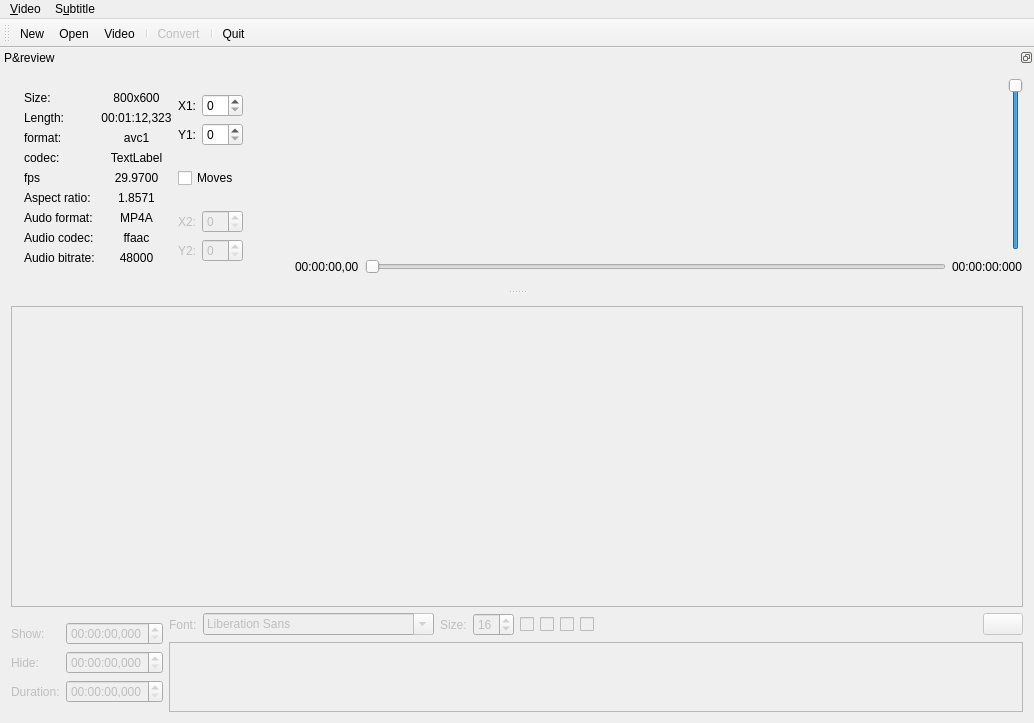
<?xml version="1.0" encoding="UTF-8"?>
<ui version="4.0">
 <class>MainWindow</class>
 <widget class="QMainWindow" name="MainWindow">
  <property name="windowModality">
   <enum>Qt::NonModal</enum>
  </property>
  <property name="enabled">
   <bool>true</bool>
  </property>
  <property name="geometry">
   <rect>
    <x>0</x>
    <y>0</y>
    <width>1034</width>
    <height>723</height>
   </rect>
  </property>
  <property name="windowTitle">
   <string>zNevis</string>
  </property>
  <property name="windowIcon">
   <iconset>
    <normaloff>icons/ffmpeg_large.png</normaloff>icons/ffmpeg_large.png</iconset>
  </property>
  <property name="unifiedTitleAndToolBarOnMac">
   <bool>false</bool>
  </property>
  <widget class="QWidget" name="centralWidget">
   <layout class="QVBoxLayout" name="verticalLayout_6" stretch="5,1">
    <item>
     <widget class="QTableWidget" name="tableWidget">
      <property name="enabled">
       <bool>false</bool>
      </property>
      <property name="font">
       <font>
        <pointsize>12</pointsize>
       </font>
      </property>
      <property name="frameShape">
       <enum>QFrame::StyledPanel</enum>
      </property>
      <property name="frameShadow">
       <enum>QFrame::Sunken</enum>
      </property>
      <property name="sizeAdjustPolicy">
       <enum>QAbstractScrollArea::AdjustToContents</enum>
      </property>
      <property name="editTriggers">
       <set>QAbstractItemView::NoEditTriggers</set>
      </property>
      <property name="tabKeyNavigation">
       <bool>false</bool>
      </property>
      <property name="showDropIndicator" stdset="0">
       <bool>false</bool>
      </property>
      <property name="dragDropOverwriteMode">
       <bool>false</bool>
      </property>
      <property name="alternatingRowColors">
       <bool>true</bool>
      </property>
      <property name="selectionMode">
       <enum>QAbstractItemView::SingleSelection</enum>
      </property>
      <property name="selectionBehavior">
       <enum>QAbstractItemView::SelectRows</enum>
      </property>
      <property name="showGrid">
       <bool>true</bool>
      </property>
      <property name="gridStyle">
       <enum>Qt::SolidLine</enum>
      </property>
      <property name="sortingEnabled">
       <bool>false</bool>
      </property>
      <property name="wordWrap">
       <bool>false</bool>
      </property>
      <property name="cornerButtonEnabled">
       <bool>false</bool>
      </property>
      <property name="rowCount">
       <number>0</number>
      </property>
     </widget>
    </item>
    <item>
     <layout class="QHBoxLayout" name="horizontalLayout_2">
      <item>
       <layout class="QVBoxLayout" name="verticalLayout_5">
        <item>
         <layout class="QVBoxLayout" name="verticalLayout_4">
          <item>
           <layout class="QHBoxLayout" name="horizontalLayout_4">
            <item>
             <widget class="QLabel" name="showLabel">
              <property name="enabled">
               <bool>false</bool>
              </property>
              <property name="text">
               <string>Show:</string>
              </property>
             </widget>
            </item>
            <item>
             <widget class="QTimeEdit" name="showTimeEdit">
              <property name="enabled">
               <bool>false</bool>
              </property>
              <property name="buttonSymbols">
               <enum>QAbstractSpinBox::UpDownArrows</enum>
              </property>
              <property name="showGroupSeparator" stdset="0">
               <bool>false</bool>
              </property>
              <property name="maximumTime">
               <time>
                <hour>23</hour>
                <minute>59</minute>
                <second>59</second>
               </time>
              </property>
              <property name="currentSection">
               <enum>QDateTimeEdit::HourSection</enum>
              </property>
              <property name="displayFormat">
               <string>hh:mm:ss,zzz</string>
              </property>
              <property name="timeSpec">
               <enum>Qt::LocalTime</enum>
              </property>
              <property name="time">
               <time>
                <hour>0</hour>
                <minute>0</minute>
                <second>0</second>
               </time>
              </property>
             </widget>
            </item>
           </layout>
          </item>
          <item>
           <layout class="QHBoxLayout" name="horizontalLayout_5">
            <item>
             <widget class="QLabel" name="hideLabel">
              <property name="enabled">
               <bool>false</bool>
              </property>
              <property name="text">
               <string>Hide:</string>
              </property>
             </widget>
            </item>
            <item>
             <widget class="QTimeEdit" name="hideTimeEdit">
              <property name="enabled">
               <bool>false</bool>
              </property>
              <property name="currentSection">
               <enum>QDateTimeEdit::HourSection</enum>
              </property>
              <property name="displayFormat">
               <string>hh:mm:ss,zzz</string>
              </property>
              <property name="timeSpec">
               <enum>Qt::LocalTime</enum>
              </property>
              <property name="time">
               <time>
                <hour>0</hour>
                <minute>0</minute>
                <second>0</second>
               </time>
              </property>
             </widget>
            </item>
           </layout>
          </item>
          <item>
           <layout class="QHBoxLayout" name="horizontalLayout_6">
            <item>
             <widget class="QLabel" name="durationLabel">
              <property name="enabled">
               <bool>false</bool>
              </property>
              <property name="text">
               <string>Duration:</string>
              </property>
             </widget>
            </item>
            <item>
             <widget class="QTimeEdit" name="durationTimeEdit">
              <property name="enabled">
               <bool>false</bool>
              </property>
              <property name="currentSection">
               <enum>QDateTimeEdit::HourSection</enum>
              </property>
              <property name="displayFormat">
               <string>hh:mm:ss,zzz</string>
              </property>
             </widget>
            </item>
           </layout>
          </item>
         </layout>
        </item>
       </layout>
      </item>
      <item>
       <layout class="QVBoxLayout" name="verticalLayout">
        <item>
         <layout class="QHBoxLayout" name="horizontalLayout">
          <item>
           <widget class="QLabel" name="fontLabel">
            <property name="enabled">
             <bool>false</bool>
            </property>
            <property name="text">
             <string>Font:</string>
            </property>
           </widget>
          </item>
          <item>
           <widget class="QFontComboBox" name="fontComboBox">
            <property name="enabled">
             <bool>false</bool>
            </property>
           </widget>
          </item>
          <item>
           <widget class="QLabel" name="sizeLabel">
            <property name="enabled">
             <bool>false</bool>
            </property>
            <property name="text">
             <string>Size:</string>
            </property>
           </widget>
          </item>
          <item>
           <widget class="QSpinBox" name="sizeSpinBox">
            <property name="enabled">
             <bool>false</bool>
            </property>
            <property name="value">
             <number>16</number>
            </property>
           </widget>
          </item>
          <item>
           <widget class="QCheckBox" name="boldCheckBox">
            <property name="enabled">
             <bool>false</bool>
            </property>
            <property name="font">
             <font>
              <weight>50</weight>
              <bold>false</bold>
             </font>
            </property>
            <property name="text">
             <string/>
            </property>
            <property name="icon">
             <iconset resource="zNevis.qrc">
              <normaloff>:/Breeze/icons/bold.svg</normaloff>:/Breeze/icons/bold.svg</iconset>
            </property>
            <property name="tristate">
             <bool>false</bool>
            </property>
           </widget>
          </item>
          <item>
           <widget class="QCheckBox" name="italicCheckBox">
            <property name="enabled">
             <bool>false</bool>
            </property>
            <property name="text">
             <string/>
            </property>
            <property name="icon">
             <iconset resource="zNevis.qrc">
              <normaloff>:/Breeze/icons/italic.svg</normaloff>:/Breeze/icons/italic.svg</iconset>
            </property>
           </widget>
          </item>
          <item>
           <widget class="QCheckBox" name="underlineCheckBox">
            <property name="enabled">
             <bool>false</bool>
            </property>
            <property name="text">
             <string/>
            </property>
            <property name="icon">
             <iconset resource="zNevis.qrc">
              <normaloff>:/Breeze/icons/underline.svg</normaloff>:/Breeze/icons/underline.svg</iconset>
            </property>
           </widget>
          </item>
          <item>
           <widget class="QCheckBox" name="strikeOutCheckBox">
            <property name="enabled">
             <bool>false</bool>
            </property>
            <property name="text">
             <string/>
            </property>
            <property name="icon">
             <iconset resource="zNevis.qrc">
              <normaloff>:/Breeze/icons/strikeout.svg</normaloff>:/Breeze/icons/strikeout.svg</iconset>
            </property>
           </widget>
          </item>
          <item>
           <spacer name="horizontalSpacer">
            <property name="orientation">
             <enum>Qt::Horizontal</enum>
            </property>
            <property name="sizeHint" stdset="0">
             <size>
              <width>40</width>
              <height>20</height>
             </size>
            </property>
           </spacer>
          </item>
          <item>
           <widget class="QPushButton" name="colorButton">
            <property name="enabled">
             <bool>false</bool>
            </property>
            <property name="statusTip">
             <string>Choose line color</string>
            </property>
            <property name="whatsThis">
             <string>Pick a color for current line</string>
            </property>
            <property name="text">
             <string/>
            </property>
            <property name="icon">
             <iconset resource="zNevis.qrc">
              <normaloff>:/Breeze/icons/color.svg</normaloff>:/Breeze/icons/color.svg</iconset>
            </property>
            <property name="iconSize">
             <size>
              <width>32</width>
              <height>32</height>
             </size>
            </property>
           </widget>
          </item>
         </layout>
        </item>
        <item>
         <widget class="QTextEdit" name="textEdit">
          <property name="enabled">
           <bool>false</bool>
          </property>
          <property name="font">
           <font>
            <pointsize>12</pointsize>
           </font>
          </property>
         </widget>
        </item>
       </layout>
      </item>
     </layout>
    </item>
   </layout>
  </widget>
  <widget class="QToolBar" name="toolBar">
   <property name="enabled">
    <bool>true</bool>
   </property>
   <property name="windowTitle">
    <string>toolBar</string>
   </property>
   <property name="iconSize">
    <size>
     <width>16</width>
     <height>16</height>
    </size>
   </property>
   <property name="toolButtonStyle">
    <enum>Qt::ToolButtonTextBesideIcon</enum>
   </property>
   <property name="floatable">
    <bool>false</bool>
   </property>
   <attribute name="toolBarArea">
    <enum>TopToolBarArea</enum>
   </attribute>
   <attribute name="toolBarBreak">
    <bool>false</bool>
   </attribute>
   <addaction name="actionNewSubtitle"/>
   <addaction name="actionOpenSubtitle"/>
   <addaction name="actionOpenVideo"/>
   <addaction name="separator"/>
   <addaction name="actionConvert"/>
   <addaction name="separator"/>
   <addaction name="actionQuit"/>
  </widget>
  <widget class="QDockWidget" name="dockWidget">
   <property name="enabled">
    <bool>true</bool>
   </property>
   <property name="floating">
    <bool>false</bool>
   </property>
   <property name="features">
    <set>QDockWidget::DockWidgetFloatable|QDockWidget::DockWidgetMovable</set>
   </property>
   <property name="allowedAreas">
    <set>Qt::AllDockWidgetAreas</set>
   </property>
   <property name="windowTitle">
    <string>P&amp;review</string>
   </property>
   <attribute name="dockWidgetArea">
    <number>4</number>
   </attribute>
   <widget class="QWidget" name="dockWidgetContents">
    <layout class="QHBoxLayout" name="horizontalLayout_8" stretch="0,0,1">
     <item>
      <layout class="QVBoxLayout" name="verticalLayout_7">
       <item>
        <spacer name="verticalSpacer_4">
         <property name="orientation">
          <enum>Qt::Vertical</enum>
         </property>
         <property name="sizeHint" stdset="0">
          <size>
           <width>17</width>
           <height>13</height>
          </size>
         </property>
        </spacer>
       </item>
       <item>
        <layout class="QGridLayout" name="gridLayout">
         <item row="5" column="1">
          <widget class="QLabel" name="videoAspectIdLabel">
           <property name="text">
            <string>Aspect ratio:</string>
           </property>
          </widget>
         </item>
         <item row="7" column="1">
          <widget class="QLabel" name="audioCodecIdLabel">
           <property name="text">
            <string>Audio codec:</string>
           </property>
          </widget>
         </item>
         <item row="1" column="2">
          <widget class="QLabel" name="videoLengthLabel">
           <property name="text">
            <string>00:01:12,323</string>
           </property>
           <property name="alignment">
            <set>Qt::AlignCenter</set>
           </property>
          </widget>
         </item>
         <item row="6" column="0">
          <widget class="QLabel" name="audioIdLabel">
           <property name="text">
            <string/>
           </property>
           <property name="pixmap">
            <pixmap resource="zNevis.qrc">:/Breeze/icons/audio-id.svg</pixmap>
           </property>
           <property name="scaledContents">
            <bool>false</bool>
           </property>
           <property name="alignment">
            <set>Qt::AlignCenter</set>
           </property>
          </widget>
         </item>
         <item row="6" column="1">
          <widget class="QLabel" name="audioFormatIdLabel">
           <property name="text">
            <string>Audo format:</string>
           </property>
          </widget>
         </item>
         <item row="7" column="0">
          <widget class="QLabel" name="audioIdLabel_2">
           <property name="text">
            <string/>
           </property>
           <property name="pixmap">
            <pixmap resource="zNevis.qrc">:/Breeze/icons/audio-id.svg</pixmap>
           </property>
           <property name="scaledContents">
            <bool>false</bool>
           </property>
           <property name="alignment">
            <set>Qt::AlignCenter</set>
           </property>
          </widget>
         </item>
         <item row="3" column="1">
          <widget class="QLabel" name="videoCodecIdLabel">
           <property name="text">
            <string>codec:</string>
           </property>
          </widget>
         </item>
         <item row="6" column="2">
          <widget class="QLabel" name="audioFormatLabel">
           <property name="text">
            <string>MP4A</string>
           </property>
           <property name="alignment">
            <set>Qt::AlignCenter</set>
           </property>
          </widget>
         </item>
         <item row="5" column="2">
          <widget class="QLabel" name="videoAspectLabel">
           <property name="text">
            <string>1.8571</string>
           </property>
           <property name="alignment">
            <set>Qt::AlignCenter</set>
           </property>
          </widget>
         </item>
         <item row="1" column="1">
          <widget class="QLabel" name="videoLengthIdLabel">
           <property name="text">
            <string>Length:</string>
           </property>
          </widget>
         </item>
         <item row="2" column="1">
          <widget class="QLabel" name="videoFormatIdLabel">
           <property name="text">
            <string>format:</string>
           </property>
          </widget>
         </item>
         <item row="1" column="0">
          <widget class="QLabel" name="videoIdLabel_2">
           <property name="text">
            <string/>
           </property>
           <property name="pixmap">
            <pixmap resource="zNevis.qrc">:/Breeze/icons/video-id.svg</pixmap>
           </property>
           <property name="scaledContents">
            <bool>false</bool>
           </property>
           <property name="alignment">
            <set>Qt::AlignCenter</set>
           </property>
          </widget>
         </item>
         <item row="8" column="1">
          <widget class="QLabel" name="audioBitrateIdLabel">
           <property name="text">
            <string>Audio bitrate:</string>
           </property>
          </widget>
         </item>
         <item row="4" column="0">
          <widget class="QLabel" name="videoIdLabel_6">
           <property name="text">
            <string/>
           </property>
           <property name="pixmap">
            <pixmap resource="zNevis.qrc">:/Breeze/icons/video-id.svg</pixmap>
           </property>
           <property name="scaledContents">
            <bool>false</bool>
           </property>
           <property name="alignment">
            <set>Qt::AlignCenter</set>
           </property>
          </widget>
         </item>
         <item row="8" column="0">
          <widget class="QLabel" name="audioIdLabel_3">
           <property name="text">
            <string/>
           </property>
           <property name="pixmap">
            <pixmap resource="zNevis.qrc">:/Breeze/icons/audio-id.svg</pixmap>
           </property>
           <property name="scaledContents">
            <bool>false</bool>
           </property>
           <property name="alignment">
            <set>Qt::AlignCenter</set>
           </property>
          </widget>
         </item>
         <item row="8" column="2">
          <widget class="QLabel" name="audioBitrateLabel">
           <property name="text">
            <string>48000</string>
           </property>
           <property name="alignment">
            <set>Qt::AlignCenter</set>
           </property>
          </widget>
         </item>
         <item row="7" column="2">
          <widget class="QLabel" name="audioCodecLabel">
           <property name="text">
            <string>ffaac</string>
           </property>
           <property name="alignment">
            <set>Qt::AlignCenter</set>
           </property>
          </widget>
         </item>
         <item row="4" column="1">
          <widget class="QLabel" name="videoFpsIdLabel">
           <property name="text">
            <string>fps</string>
           </property>
          </widget>
         </item>
         <item row="3" column="0">
          <widget class="QLabel" name="videoIdLabel_5">
           <property name="text">
            <string/>
           </property>
           <property name="pixmap">
            <pixmap resource="zNevis.qrc">:/Breeze/icons/video-id.svg</pixmap>
           </property>
           <property name="scaledContents">
            <bool>false</bool>
           </property>
           <property name="alignment">
            <set>Qt::AlignCenter</set>
           </property>
          </widget>
         </item>
         <item row="0" column="2">
          <widget class="QLabel" name="videoSizeLabel">
           <property name="text">
            <string>800x600</string>
           </property>
           <property name="alignment">
            <set>Qt::AlignCenter</set>
           </property>
          </widget>
         </item>
         <item row="0" column="0">
          <widget class="QLabel" name="videoIdLabel">
           <property name="text">
            <string/>
           </property>
           <property name="pixmap">
            <pixmap resource="zNevis.qrc">:/Breeze/icons/video-id.svg</pixmap>
           </property>
           <property name="scaledContents">
            <bool>false</bool>
           </property>
           <property name="alignment">
            <set>Qt::AlignCenter</set>
           </property>
          </widget>
         </item>
         <item row="3" column="2">
          <widget class="QLabel" name="videoCodecLabel">
           <property name="text">
            <string>TextLabel</string>
           </property>
           <property name="alignment">
            <set>Qt::AlignCenter</set>
           </property>
          </widget>
         </item>
         <item row="4" column="2">
          <widget class="QLabel" name="videoFpsLabel">
           <property name="text">
            <string>29.9700</string>
           </property>
           <property name="alignment">
            <set>Qt::AlignCenter</set>
           </property>
          </widget>
         </item>
         <item row="2" column="0">
          <widget class="QLabel" name="videoIdLabel_4">
           <property name="text">
            <string/>
           </property>
           <property name="pixmap">
            <pixmap resource="zNevis.qrc">:/Breeze/icons/video-id.svg</pixmap>
           </property>
           <property name="scaledContents">
            <bool>false</bool>
           </property>
           <property name="alignment">
            <set>Qt::AlignCenter</set>
           </property>
          </widget>
         </item>
         <item row="0" column="1">
          <widget class="QLabel" name="videoSizeIdLabel">
           <property name="text">
            <string>Size:</string>
           </property>
          </widget>
         </item>
         <item row="2" column="2">
          <widget class="QLabel" name="videoFormatLabel">
           <property name="text">
            <string>avc1</string>
           </property>
           <property name="alignment">
            <set>Qt::AlignCenter</set>
           </property>
          </widget>
         </item>
         <item row="5" column="0">
          <widget class="QLabel" name="videoIdLabel_7">
           <property name="text">
            <string/>
           </property>
           <property name="pixmap">
            <pixmap resource="zNevis.qrc">:/Breeze/icons/video-id.svg</pixmap>
           </property>
           <property name="scaledContents">
            <bool>false</bool>
           </property>
           <property name="alignment">
            <set>Qt::AlignCenter</set>
           </property>
          </widget>
         </item>
        </layout>
       </item>
       <item>
        <spacer name="verticalSpacer_3">
         <property name="orientation">
          <enum>Qt::Vertical</enum>
         </property>
         <property name="sizeHint" stdset="0">
          <size>
           <width>14</width>
           <height>13</height>
          </size>
         </property>
        </spacer>
       </item>
      </layout>
     </item>
     <item>
      <layout class="QVBoxLayout" name="verticalLayout_3">
       <item>
        <layout class="QGridLayout" name="gridLayout_2">
         <item row="0" column="0">
          <widget class="QLabel" name="label">
           <property name="text">
            <string>X1:</string>
           </property>
          </widget>
         </item>
         <item row="0" column="1">
          <widget class="QSpinBox" name="spinBox"/>
         </item>
         <item row="1" column="0">
          <widget class="QLabel" name="label_2">
           <property name="text">
            <string>Y1:</string>
           </property>
          </widget>
         </item>
         <item row="1" column="1">
          <widget class="QSpinBox" name="spinBox_2"/>
         </item>
        </layout>
       </item>
       <item>
        <widget class="QCheckBox" name="checkBox">
         <property name="text">
          <string>Moves</string>
         </property>
        </widget>
       </item>
       <item>
        <layout class="QGridLayout" name="gridLayout_3">
         <item row="0" column="0">
          <widget class="QLabel" name="label_3">
           <property name="enabled">
            <bool>false</bool>
           </property>
           <property name="text">
            <string>X2:</string>
           </property>
          </widget>
         </item>
         <item row="0" column="1">
          <widget class="QSpinBox" name="spinBox_3">
           <property name="enabled">
            <bool>false</bool>
           </property>
          </widget>
         </item>
         <item row="1" column="0">
          <widget class="QLabel" name="label_4">
           <property name="enabled">
            <bool>false</bool>
           </property>
           <property name="text">
            <string>Y2:</string>
           </property>
          </widget>
         </item>
         <item row="1" column="1">
          <widget class="QSpinBox" name="spinBox_4">
           <property name="enabled">
            <bool>false</bool>
           </property>
          </widget>
         </item>
        </layout>
       </item>
      </layout>
     </item>
     <item>
      <layout class="QVBoxLayout" name="verticalLayout_8">
       <item>
        <layout class="QHBoxLayout" name="horizontalLayout_3" stretch="1,0">
         <item>
          <widget class="QWidget" name="mplayerWidget" native="true">
           <property name="enabled">
            <bool>false</bool>
           </property>
           <property name="cursor">
            <cursorShape>ArrowCursor</cursorShape>
           </property>
           <zorder></zorder>
          </widget>
         </item>
         <item>
          <layout class="QVBoxLayout" name="verticalLayout_2">
           <item>
            <widget class="QSlider" name="volumeSlider">
             <property name="maximum">
              <number>100</number>
             </property>
             <property name="singleStep">
              <number>1</number>
             </property>
             <property name="pageStep">
              <number>5</number>
             </property>
             <property name="value">
              <number>100</number>
             </property>
             <property name="orientation">
              <enum>Qt::Vertical</enum>
             </property>
            </widget>
           </item>
          </layout>
         </item>
        </layout>
       </item>
       <item>
        <layout class="QHBoxLayout" name="horizontalLayout_7">
         <item>
          <widget class="QPushButton" name="playPauseButton">
           <property name="sizePolicy">
            <sizepolicy hsizetype="Maximum" vsizetype="Maximum">
             <horstretch>0</horstretch>
             <verstretch>0</verstretch>
            </sizepolicy>
           </property>
           <property name="text">
            <string/>
           </property>
           <property name="icon">
            <iconset resource="zNevis.qrc">
             <normaloff>:/Breeze/icons/media_play.svg</normaloff>:/Breeze/icons/media_play.svg</iconset>
           </property>
           <property name="iconSize">
            <size>
             <width>32</width>
             <height>32</height>
            </size>
           </property>
           <property name="shortcut">
            <string>Ctrl+Space</string>
           </property>
           <property name="checkable">
            <bool>false</bool>
           </property>
           <property name="checked">
            <bool>false</bool>
           </property>
           <property name="default">
            <bool>true</bool>
           </property>
           <property name="flat">
            <bool>true</bool>
           </property>
          </widget>
         </item>
         <item>
          <widget class="QLabel" name="positionLabel">
           <property name="text">
            <string>00:00:00,00</string>
           </property>
          </widget>
         </item>
         <item>
          <widget class="QSlider" name="positionSlider">
           <property name="singleStep">
            <number>1000</number>
           </property>
           <property name="pageStep">
            <number>3000</number>
           </property>
           <property name="tracking">
            <bool>true</bool>
           </property>
           <property name="orientation">
            <enum>Qt::Horizontal</enum>
           </property>
           <property name="tickPosition">
            <enum>QSlider::NoTicks</enum>
           </property>
           <property name="tickInterval">
            <number>0</number>
           </property>
          </widget>
         </item>
         <item>
          <widget class="QLabel" name="lengthLabel">
           <property name="text">
            <string>00:00:00:000</string>
           </property>
          </widget>
         </item>
        </layout>
       </item>
      </layout>
     </item>
    </layout>
   </widget>
  </widget>
  <widget class="QMenuBar" name="menuBar">
   <property name="geometry">
    <rect>
     <x>0</x>
     <y>0</y>
     <width>1034</width>
     <height>19</height>
    </rect>
   </property>
   <widget class="QMenu" name="menu_Subtitle">
    <property name="title">
     <string>S&amp;ubtitle</string>
    </property>
    <widget class="QMenu" name="menu_Recent_subtitles">
     <property name="title">
      <string>&amp;Recent subtitles</string>
     </property>
     <addaction name="action_1"/>
     <addaction name="action_2"/>
    </widget>
    <addaction name="actionNewSubtitle"/>
    <addaction name="actionOpenSubtitle"/>
    <addaction name="menu_Recent_subtitles"/>
   </widget>
   <widget class="QMenu" name="menu_Video">
    <property name="title">
     <string>&amp;Video</string>
    </property>
    <addaction name="actionOpenVideo"/>
   </widget>
   <addaction name="menu_Video"/>
   <addaction name="menu_Subtitle"/>
  </widget>
  <action name="actionOpenSubtitle">
   <property name="enabled">
    <bool>true</bool>
   </property>
   <property name="icon">
    <iconset resource="zNevis.qrc">
     <normaloff>:/Breeze/icons/open_document.svg</normaloff>:/Breeze/icons/open_document.svg</iconset>
   </property>
   <property name="text">
    <string>&amp;Open</string>
   </property>
   <property name="toolTip">
    <string>Open an existing subtitle file</string>
   </property>
   <property name="shortcut">
    <string>Ctrl+O</string>
   </property>
  </action>
  <action name="actionQuit">
   <property name="icon">
    <iconset resource="zNevis.qrc">
     <normaloff>:/Breeze/icons/exit.svg</normaloff>:/Breeze/icons/exit.svg</iconset>
   </property>
   <property name="text">
    <string>&amp;Quit</string>
   </property>
   <property name="toolTip">
    <string>Quit application</string>
   </property>
   <property name="shortcut">
    <string>Ctrl+Q</string>
   </property>
  </action>
  <action name="actionConvert">
   <property name="enabled">
    <bool>false</bool>
   </property>
   <property name="icon">
    <iconset resource="zNevis.qrc">
     <normaloff>:/Breeze/icons/convert.png</normaloff>:/Breeze/icons/convert.png</iconset>
   </property>
   <property name="text">
    <string>Convert</string>
   </property>
   <property name="shortcut">
    <string>Ctrl+Shift+O</string>
   </property>
  </action>
  <action name="actionOpenVideo">
   <property name="enabled">
    <bool>true</bool>
   </property>
   <property name="icon">
    <iconset resource="zNevis.qrc">
     <normaloff>:/Breeze/icons/video.svg</normaloff>:/Breeze/icons/video.svg</iconset>
   </property>
   <property name="text">
    <string>&amp;Video</string>
   </property>
   <property name="iconText">
    <string>Video</string>
   </property>
   <property name="shortcut">
    <string>Ctrl+Shift+O</string>
   </property>
  </action>
  <action name="actionNewSubtitle">
   <property name="icon">
    <iconset resource="zNevis.qrc">
     <normaloff>:/Breeze/icons/new_document.svg</normaloff>:/Breeze/icons/new_document.svg</iconset>
   </property>
   <property name="text">
    <string>&amp;New</string>
   </property>
   <property name="toolTip">
    <string>Create a blank subtitle file</string>
   </property>
   <property name="shortcut">
    <string>Ctrl+N</string>
   </property>
  </action>
  <action name="action_1">
   <property name="text">
    <string>&amp;1 </string>
   </property>
  </action>
  <action name="action_2">
   <property name="text">
    <string>&amp;2 </string>
   </property>
  </action>
 </widget>
 <layoutdefault spacing="6" margin="11"/>
 <resources>
  <include location="zNevis.qrc"/>
 </resources>
 <connections>
  <connection>
   <sender>actionQuit</sender>
   <signal>triggered(bool)</signal>
   <receiver>MainWindow</receiver>
   <slot>close()</slot>
   <hints>
    <hint type="sourcelabel">
     <x>-1</x>
     <y>-1</y>
    </hint>
    <hint type="destinationlabel">
     <x>487</x>
     <y>400</y>
    </hint>
   </hints>
  </connection>
 </connections>
</ui>
